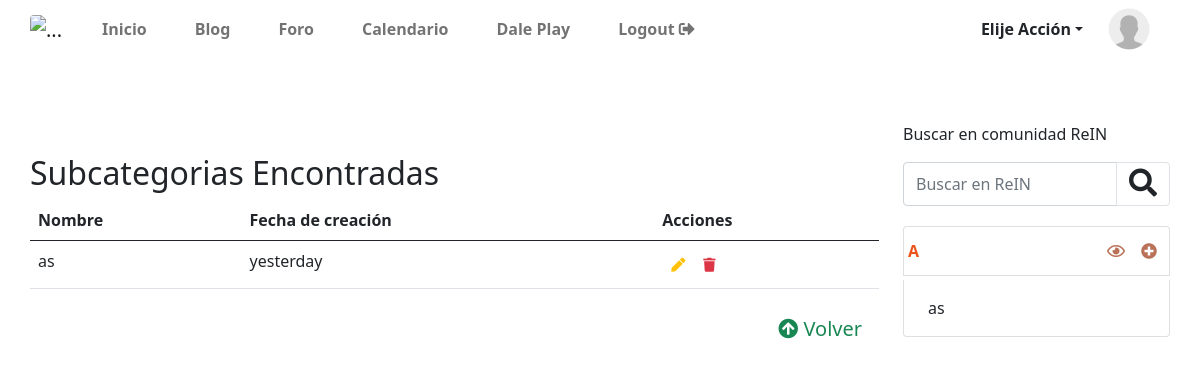
The page /appcategorias/listarsubcategorias/1 (signed in) on the database its author committed.
### apprein/models.py (models this page shows, shortened)
class perfil(models.Model):
    user = models.OneToOneField(User,on_delete=models.CASCADE)
    biografia = models.CharField(default='Bienvenido a mi perfil',max_length=140)
    imagenperfil = models.ImageField(default='perfil/userdefault.jpg', upload_to='perfil',null=True,blank=True)
    nombreempesauser = models.ForeignKey(empresasm,on_delete=models.CASCADE,related_name='nombreempresauser',null=True,blank=True, verbose_name='Elija la empresa:')
    puesto_cargo = models.CharField(max_length=140)
    class Meta:
        verbose_name='perfil'
        verbose_name_plural='perfils'

### appcategorias/models.py (models this page shows, shortened)
class subcategorias(models.Model):
    categoriarel=models.ForeignKey(categorias,on_delete=models.CASCADE,null=True,blank=True,related_name='categoriasrel',verbose_name='Categoria Principal')
    nombre=models.CharField(max_length=50)
    created=models.DateTimeField(auto_now_add=True)
    updated=models.DateTimeField(auto_now_add=True)
    class Meta:
        verbose_name='subcategoria'
        verbose_name_plural='subcategorias'
        ordering = ['-created']

class categorias(models.Model):
    nombre=models.CharField(max_length=50)
    created=models.DateTimeField(auto_now_add=True)
    updated=models.DateTimeField(auto_now_add=True)
    class Meta:
        verbose_name='categoria'
        verbose_name_plural='categorias'
        ordering = ['-created']

### appcategorias/views.py (the view)
# urls.py: path('listarsubcategorias/<id>',views.listarsubcategorias,name="listarsubcategorias"),
def listarsubcategorias(request,id):
     sub = subcategorias.objects.filter(categoriarel_id = id)
     contexto = {'listarsubcategorias':sub,}
     return render(request,'appcategorias/listarsubcategorias.html',contexto)

### apprein/context_processors.py (called while the page is built)
def data_templates(request):
    cat = categorias.objects.all()
    subcat = subcategorias.objects.all()
    blog = blogm.objects.all()
    notiblog = notificacionesblog.objects.all().count()
    notiforo = notificacionesforo.objects.all().count()
    notieventos = notificacioneseventos.objects.all().count()
    return{
        'categorias':cat,
        'subcat':subcat,
        'notificaciones':(notiblog+notiforo+notieventos)
    }

### appcategorias/templates/appcategorias/listarsubcategorias.html (shortened to what this page needs)
    {% extends 'apprein/plantilla.html' %}
    {% load humanize %}
    {% load static %}
    {% block content %}
      <div class="row mt-5">
          <div class="col-12">
            <h2>Subcategorias Encontradas</h2>
          </div>
          <div class="col-12">
            <table class="table">
                <thead>
                  <tr>
                    <th scope="col">Nombre</th>
                    <th scope="col">Fecha de creación</th>
                    <th scope="col">Acciones</th>
                  </tr>
                </thead>
                <tbody>
                  {% if listarsubcategorias %}
                    {% for listadosubcat in listarsubcategorias %}
                        <tr>
                            <td>{{listadosubcat.nombre }}</td>
                            <td>{{listadosubcat.created | naturalday }}</td>
                            <td>
                                <span class="d-flex">
                                    <a href="" class="btn btn-sm text-warning"><i class="fa fa-pen"></i></a>
                                    <a href="" class="btn btn-sm text-danger"><i class="fa fa-trash"></i></a>
                                </span>
                            </td>
                        </tr>
                        {% endfor %}
                        {% else %}
                            <tr class="col-12 text-warning"><td>Aún no se han registrado Subcategorias </td></tr>
                        {% endif %}
                </tbody>
              </table>
              <div class="text-end">
                  <a href="{% url 'listarcategorias' %}" class="btn btn-lg text-success"><i class="fa fa-arrow-circle-up"></i> Volver</a>
              </div>
          </div>
      </div>
  {% endblock %}

### apprein/templates/apprein/cabecera.html (shortened to what this page needs)
{% load static %}
    <nav  class="navbar navbar-expand-lg navbar-light p-0 w-100 mb-5">
      <div class="container-fluid p-0">
        <a class="navbar-brand" href="#">
          <img src="{% static 'apprein/img/logoreintres.png' %}" class="rounded"
            alt="..." width="180">
        </a>
        <div class="collapse navbar-collapse" id="navbarSupportedContent">
          <ul class="navbar-nav w-100 d-flex flex-wrap">
            {% if user.is_authenticated %}
                  <li class="nav-item mx-3 rounded-1 d-flex  {% if request.path == '/' %}active{% endif %}">
                    <a class="nav-link fw-bolder m-auto" aria-current="page" href="{% url 'home' %}">Inicio</a>
                  </li>
                  <li class="nav-item mx-3 rounded-1 d-flex {% if request.path == '/blog' %}active{% endif %}">
                    <a class="nav-link fw-bolder m-auto" href="{% url 'blog' %}">Blog</a>
                  </li>
                  <li class="nav-item mx-3 rounded-1 d-flex {% if request.path == '/foro' %}active{% endif %}">
                    <a class="nav-link fw-bolder m-auto" href="{% url 'foro' %}">Foro</a>
                  </li>
                  <li class="nav-item mx-3 rounded-1 d-flex {% if request.path == '/calendario' %}active{% endif %}">
                    <a class="nav-link fw-bolder m-auto" href="{% url 'calendario' %}">Calendario</a>
                  </li>
                  <li class="nav-item mx-3 rounded-1 d-flex {% if request.path == '/eventos' %}active{% endif %}">
                    <a class="nav-link fw-bolder m-auto" href="{% url 'eventos' %}">Dale Play</a>
                  </li>
                  <li class="nav-item mx-3 rounded-1 d-flex">
                    <a class="nav-link fw-bolder d-flex m-auto" href="{% url 'logout' %}">Logout&nbsp;<i class="fa fa-sign-out-alt m-auto"></i></a>
                  </li>
                  <li class="rounded-1 p-1 ms-auto d-flex justify-content-around align-items-center">
                      {% if request.user.username == 'administrador' %}
                        <div class="dropdown me-2">
                          <button class="btn dropdown-toggle fs-6 fw-bold" type="button" id="dropdownMenuButton1" data-bs-toggle="dropdown" aria-expanded="false">Elije Acción</button>
                        </div>
                      {% endif %}
                      <a class="text-decoration-none fs-5 fw-bolder text-capitalize d-block me-1 d-flex justify-content-center" href="{% url 'perfil' request.user.username %}"><img src="{{ request.user.perfil.imagenperfil.url }}" class="img rounded-circle me-2" width="50" height="50" alt="..." title="{{ request.user.username | capfirst }}"></a>
                      </div>
                    </div>
            {% endif %}
        </div>

### apprein/templates/apprein/snipets/apprein/sidebar.html (shortened to what this page needs)
<div class="col-12 col-lg-3">
    <p class="mt-3">Buscar en comunidad ReIN</p>
    <form action="/apprein/buscador/" method="get" class="d-flex">
        <div class="input-group mb-3">
          <input type="text" name="buscar" class="form-control" value="{{valor}}"  placeholder="Buscar en ReIN" aria-label="Recipient's username" aria-describedby="button-addon2" required>
          <button class="btn btn-outline-light border" type="submit" id="button-addon2"><i class="fas fa-search fs-3 text-dark"></i></button>
        </div>
      </form>
    {% if categorias %}
        {% for cat in categorias  %}
        <ul class="list-group">
            <li class="list-group-item d-flex my-1 justify-content-between p-1 ">
                <div class="d-flex">
                    <a href="{% url 'resultadosporcategoria' cat.id %}" class=" text-uppercase enlace m-auto fw-bold">{{cat.nombre}}</a>
                </div>
                {% if user.is_authenticated %}
                    {% if user.username == 'administrador' %}
                        <div class="d-flex justify-content-center align-items-center">
                            <a class="bg-subcategoria text-decoration-none text-end p-2 fs-6" onclick="abrirmodalcrearsubcategorias('{% url 'crearsubcategorias' %}')" role="button" data-toggle="tooltip" data-placement="top" title="Ver Categoria"><i class="far fa-eye"></i></a>
                            <a class="bg-subcategoria text-decoration-none text-end p-2 fs-6" onclick="abrirmodalcrearsubcategorias('{% url 'crearsubcategorias' %}')" role="button" data-toggle="tooltip" data-placement="top" title="Agregar Subcategorias"><i class="fas fa-plus-circle"></i></a>
                        </div>
                    {% endif %}
                {% endif %}
                    {% for subc in subcat  %}
                        {% if subc.categoriarel_id == cat.id %}
                        <li class="list-group-item"><a href="{% url 'resultadosporsubcategoria' subc.id %}" class="bg-subcat text-dark text-decoration-none d-block p-2">{{subc.nombre}}</a></li>
                        {% endif %}
                    {% endfor %}
            </li>
        </ul>
        {% endfor %}
    {% endif %}
    </div>
  </div>

### apprein/static/apprein/css/reinestilo.css (style rules this page uses)
.enlace { text-decoration: none !important; color:#eb490ef3 !important; }

### apprein/templates/apprein/snipets/apprein/sidebar.html (style rules this page uses)
.bg-subcategoria { color: #ab5637d6; }
.bg-subcat { color: #f54c0f66; }

### rows shown on the page
subcategorias: nombre "as", created "yesterday"
categorias: nombre "A"
